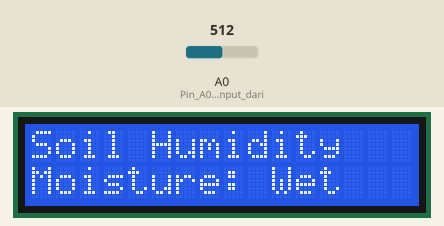
Bench run of a sketch on a simulated Arduino Uno, built with avr-gcc and run on an emulated ATmega328P. On the bench: 16×2 character LCD. The test bench sets the inputs (shaded band); at power-on: A0 (Pin_A0_sebagai_input_dari) = 512.

Above: at 1.2 s.
1.3 s: A0 (Pin_A0_sebagai_input_dari) set to 45
3.3 s: A0 (Pin_A0_sebagai_input_dari) set to 37
At 4.8 s:
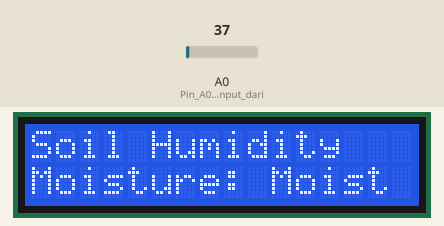
5.6 s: A0 (Pin_A0_sebagai_input_dari) set to 10
At 7.3 s:
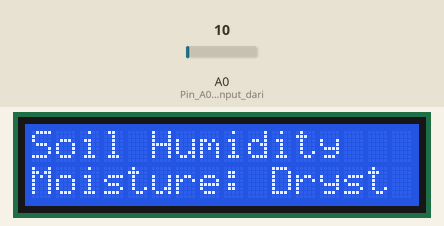
7.6 s: A0 (Pin_A0_sebagai_input_dari) set to 50
At 8.6 s:
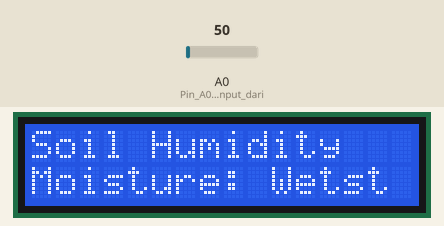
9.6 s: A0 (Pin_A0_sebagai_input_dari) set to 30
At 11.2 s:
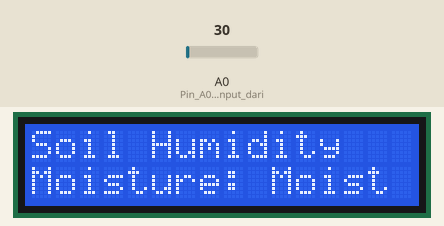
11.7 s: A0 (Pin_A0_sebagai_input_dari) set to 0
At 13.7 s:
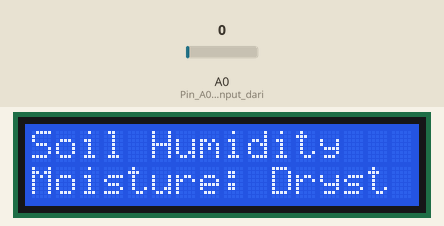
Timing chart, 0 to 14.7 s (numbered marks = the images above; inputs shaded):
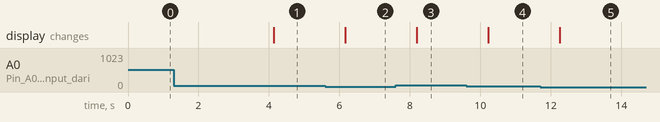

The sketch:

EIS_Prpject.ino
```cpp
// Konstanta untuk keanggotaan fuzzy
const int DRY_THRESHOLD = 20;
const int WET_THRESHOLD = 40;

// Pin LCD
#include <LiquidCrystal_I2C.h>
LiquidCrystal_I2C lcd(0x27, 16, 2);  // Address LCD I2C dan ukuran (16x2)

void setup() {
  lcd.begin(16, 2);  // Inisialisasi LCD
  lcd.print("Soil Humidity");  // Tampilkan judul

  pinMode(A0, INPUT);  // Pin A0 sebagai input dari sensor kelembaban tanah
}

void loop() {
  int moistureValue = analogRead(A0);  // Baca nilai kelembaban tanah

  // Mengecek keanggotaan fuzzy berdasarkan tingkat kelembaban tanah
  float membershipDry = getMembershipDry(moistureValue);
  float membershipMoist = getMembershipMoist(moistureValue);
  float membershipWet = getMembershipWet(moistureValue);

  // Menampilkan hasil pada LCD
  lcd.setCursor(0, 1);  // Posisi cursor pada baris ke-2
  lcd.print("Moisture: ");

  if (moistureValue < DRY_THRESHOLD) {
    lcd.print("Dry");
  } else if (moistureValue > WET_THRESHOLD) {
    lcd.print("Wet");
  } else {
    lcd.print("Moist");
  }

  delay(1000);  // Delay 1 detik
}

// Fungsi keanggotaan untuk himpunan fuzzy
float getMembershipDry(int value) {
  if (value <= DRY_THRESHOLD) {
    return 1.0;
  } else if (value > DRY_THRESHOLD && value < WET_THRESHOLD) {
    return (WET_THRESHOLD - value) / (WET_THRESHOLD - DRY_THRESHOLD);
  } else {
    return 0.0;
  }
}

float getMembershipMoist(int value) {
  if (value > DRY_THRESHOLD && value < WET_THRESHOLD) {
    return (value - DRY_THRESHOLD) / (WET_THRESHOLD - DRY_THRESHOLD);
  } else {
    return 0.0;
  }
}

float getMembershipWet(int value) {
  if (value >= WET_THRESHOLD) {
    return 1.0;
  } else if (value > DRY_THRESHOLD && value < WET_THRESHOLD) {
    return (value - DRY_THRESHOLD) / (WET_THRESHOLD - DRY_THRESHOLD);
  } else {
    return 0.0;
  }
}
```

Measured:
- the behaviour switches between 41 and 40 on A0 (Pin_A0_sebagai_input_dari) (found by bisection; images 0 and 1)
- after the input at 1.3 s, every drawn part: stays the same
- after the input at 3.3 s, the display: changes after 0.84 s (image 1)
- after the input at 5.6 s, the display: changes after 0.57 s (image 2)
- after the input at 7.6 s, the display: changes after 0.59 s (image 3)
- after the input at 9.6 s, the display: changes after 0.62 s (image 4)
- after the input at 11.7 s, the display: changes after 0.55 s (image 5)
